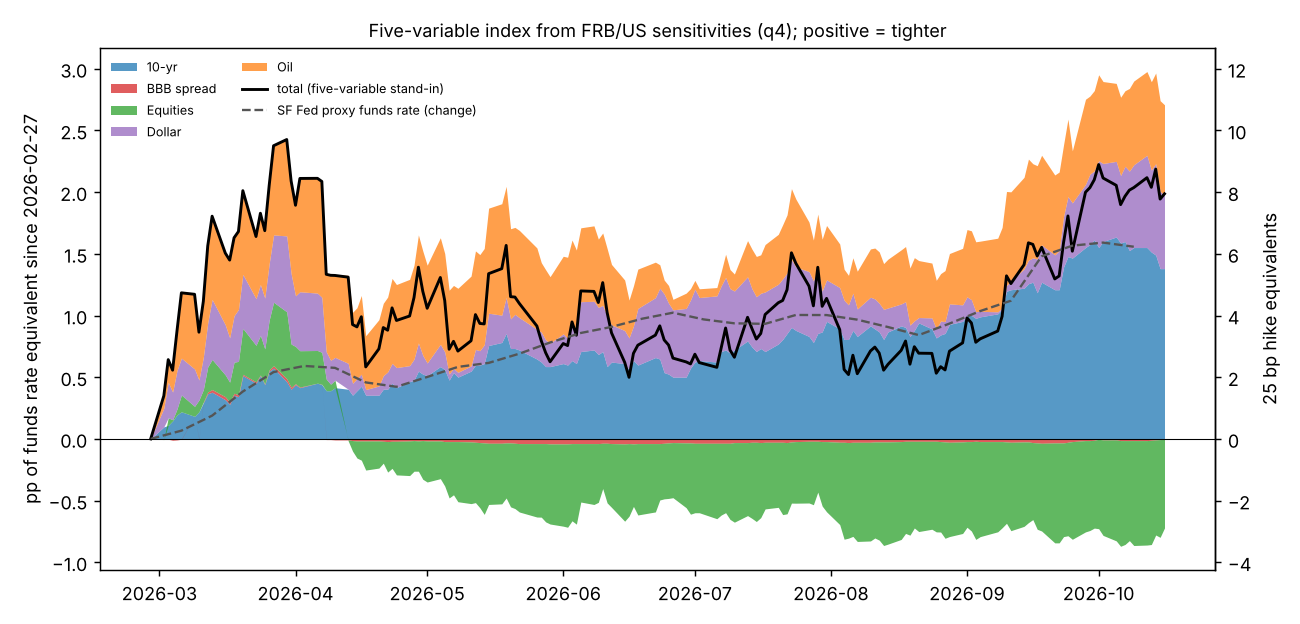

Generate this figure with Python:
"""
Five-variable financial conditions index in federal funds rate equivalents (a reconstruction; see notes/morgan_stanley_fci.md).

    FFReq(t) = s10 * d(10-yr yield, pp) + sBBB * d(BBB spread, pp) - sS * 100 dln(S&P 500) + sD * 100 dln(broad dollar)
               + sO * 100 dln(WTI oil),     all changes from a base date,

with the sensitivities s from FRB/US (analysis/frbus_sensitivities.csv: the GDP effect of each variable relative to that of the funds
rate, at the q4, q8 or q12 horizon). Positive = tighter. Divide by 0.25 for "25 bp hike equivalents".

Data: FRED DGS10, ICE BofA BBB option-adjusted spread (history/bbb_oas.csv, FRED BAMLC0A4CBBB), S&P 500 (history/sp500.csv, FRED SP500),
the Fed's broad dollar index DTWEXBGS extended with the ICE dollar index (history/dxy.csv) and then held, and WTI (FRED DCOILWTICO).
The Morgan Stanley index is not published, so this is a stand-in built from the described method. The date of the Iran conflict is not
established here, so the output scans base dates; it also compares with the SF Fed proxy funds rate (raw/proxy-funds-rate-data.xlsx if present).

Usage:  python analysis/ms5_index.py [--horizon q4|q8|q12] [--tenyear parallel|alone]   (run analysis/frbus_sensitivities.py first)
Outputs: analysis/ms5_index_daily.csv (contributions to the change since BASE, in pp of funds rate equivalent)
"""
import os, sys
import numpy as np, pandas as pd

ROOT = os.path.dirname(os.path.dirname(os.path.abspath(__file__)))
sys.path.insert(0, ROOT)
from fcig_replicate import fetch, fred, read_hist, extend_dollar, hold, RAW

HERE = os.path.dirname(os.path.abspath(__file__))
BASE = "2026-02-27"
HORIZON = sys.argv[sys.argv.index("--horizon") + 1] if "--horizon" in sys.argv else "q4"
TENYEAR = sys.argv[sys.argv.index("--tenyear") + 1] if "--tenyear" in sys.argv else "parallel"   # parallel long-rate move, or "alone"


def wti():
    p = os.path.join(RAW, "DCOILWTICO.csv")
    body = fetch("https://fred.stlouisfed.org/graph/fredgraph.csv?id=DCOILWTICO")
    if body is not None:
        open(p, "wb").write(body)
    return fred("DCOILWTICO")


def inputs():
    y10 = fred("DGS10")
    oas = read_hist("bbb_oas.csv")
    sp = read_hist("sp500.csv")
    usd = fred("DTWEXBGS")
    usd, _ = extend_dollar(usd, read_hist("dxy.csv"))
    end = max(y10.index[-1], sp.index[-1], oas.index[-1])
    idx = sp["2025-06-01":].index
    X = pd.DataFrame(index=idx)
    for name, s in (("y10", y10), ("bbb", oas), ("sp", sp), ("usd", usd), ("oil", wti())):
        X[name] = hold(s, end).reindex(idx, method="ffill")
    return X.dropna()


def contributions(X, base, S):
    b = X.loc[:base].iloc[-1]
    d = X.loc[base:]
    out = pd.DataFrame({
        "10-yr": S["rg10"] * (d.y10 - b.y10),
        "BBB spread": S["rbbbp"] * (d.bbb - b.bbb),
        "Equities": -S["req"] * 100 * np.log(d.sp / b.sp),      # stocks up = looser
        "Dollar": S["fpxr"] * 100 * np.log(d.usd / b.usd),
        "Oil": S["poil"] * 100 * np.log(d.oil / b.oil),
    })
    out["Total"] = out.sum(axis=1)
    return out


def main():
    s = pd.read_csv(os.path.join(HERE, "frbus_sensitivities.csv"), index_col=0)
    S = s[f"ffr_eq_{HORIZON}"].to_dict()
    if TENYEAR == "alone":
        S["rg10"] = S["rg10_alone"]
    print(f"sensitivities (funds-rate pp per unit, {HORIZON}, 10-year {TENYEAR}):", {k: round(v, 3) for k, v in S.items() if k not in ("rff", "rg10_alone")})
    X = inputs()
    print("inputs through", X.index[-1].date(), "| latest:", X.iloc[-1].round(2).to_dict())
    C = contributions(X, BASE, S)
    C.to_csv(os.path.join(HERE, "ms5_index_daily.csv"), float_format="%.4f", index_label="date")

    print(f"\nChange since {BASE} in funds-rate equivalents (pp; 25 bp hikes in brackets):")
    for d in ("2026-04-01", "2026-05-01", "2026-06-01", "2026-07-01", "2026-07-10", "2026-07-20", "2026-08-31", "2026-09-30", str(C.index[-1].date())):
        r = C.loc[:d].iloc[-1]
        print(f"  {d}: total {r.Total:+.2f} ({r.Total / 0.25:+.1f})  | " + "  ".join(f"{k} {v:+.2f}" for k, v in r.drop("Total").items()))

    print("\nBase-date scan: change to 2026-07-10 (hikes of 25 bp) for several base dates:")
    for b in ("2026-01-30", "2026-02-13", "2026-02-27", "2026-03-06", "2026-03-13", "2026-03-27", "2026-04-10"):
        r = contributions(X, b, S).loc[:"2026-07-10"].iloc[-1]
        print(f"  from {b}: {r.Total:+.2f} ({r.Total / 0.25:+.1f})")

    p = os.path.join(RAW, "proxy-funds-rate-data.xlsx")
    proxy = None
    if os.path.exists(p):
        w = pd.read_excel(p, sheet_name="Weekly", skiprows=1, names=["date", "ffr", "proxy"]).assign(date=lambda x: pd.to_datetime(x.date)).set_index("date")
        print("\nSF Fed proxy funds rate change since", BASE, "(pp): ", {d: round(float(w.proxy[:d].iloc[-1] - w.proxy[:BASE].iloc[-1]), 2) for d in ("2026-07-10", "2026-10-09")})
        proxy = (w.proxy[BASE:] - w.proxy[:BASE].iloc[-1])
    plot(C, proxy)


def plot(C, proxy):
    import matplotlib
    matplotlib.use("Agg")
    import matplotlib.pyplot as plt
    pal = {"10-yr": "#1f77b4", "BBB spread": "#d62728", "Equities": "#2ca02c", "Dollar": "#9467bd", "Oil": "#ff7f0e"}
    fig, ax = plt.subplots(figsize=(10, 4.8))
    pos = np.zeros(len(C)); neg = np.zeros(len(C))
    for k, c in pal.items():
        v = C[k].values
        ax.fill_between(C.index, np.where(v >= 0, pos, neg), np.where(v >= 0, pos, neg) + v, color=c, alpha=0.75, lw=0, label=k)
        pos, neg = pos + np.clip(v, 0, None), neg + np.clip(v, None, 0)
    ax.plot(C.index, C.Total, "k-", lw=1.6, label="total (five-variable stand-in)")
    if proxy is not None:
        ax.plot(proxy.index, proxy.values, color="#555555", ls="--", lw=1.3, label="SF Fed proxy funds rate (change)")
    ax.axhline(0, color="k", lw=0.6)
    ax.set_ylabel(f"pp of funds rate equivalent since {BASE}")
    ax2 = ax.secondary_yaxis("right", functions=(lambda y: y / 0.25, lambda y: y * 0.25)); ax2.set_ylabel("25 bp hike equivalents")
    ax.set_title(f"Five-variable index from FRB/US sensitivities ({HORIZON}); positive = tighter", fontsize=10)
    ax.legend(fontsize=7, ncol=2, frameon=False, loc="upper left")
    fig.tight_layout(); fig.savefig(os.path.join(HERE, "ms5_index.png"), dpi=130)


if __name__ == "__main__":
    main()
